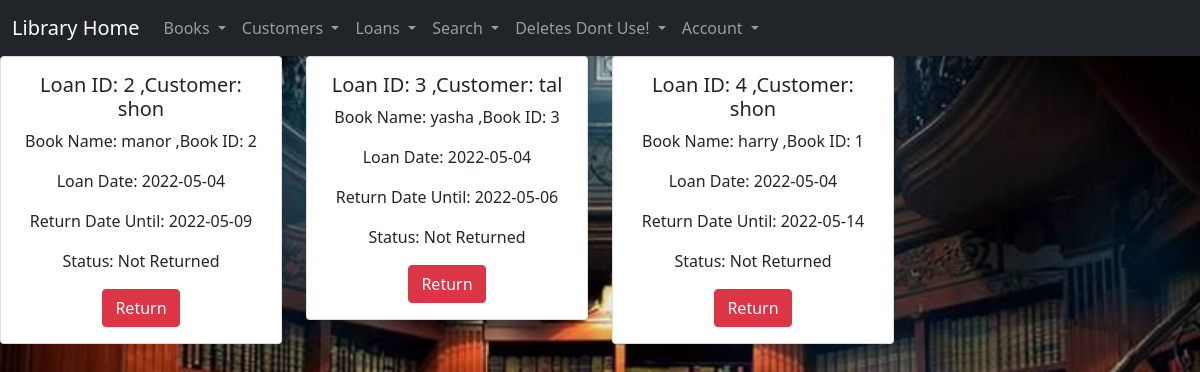
The page /loans (signed in) on the database its author committed.
### modules/books.py (models this page shows, shortened)
class Book(Base):
    __tablename__='books'
    id = Column(Integer , primary_key=True)
    name = Column(String)
    author = Column(String)
    year = Column(Integer)
    type = Column(Integer)

### modules/loans.py (models this page shows, shortened)
class Loan(Base):
    __tablename__='loans'
    id = Column(Integer , primary_key=True)
    book_id = Column(Integer , ForeignKey("books.id"))
    cust_id = Column(Integer,ForeignKey("customers.id"))
    loan_date = Column(Date)
    return_date = Column(Date)
    status = Column(String,default="Not Returned")

### modules/customers.py (models this page shows, shortened)
class Customer(Base):
    __tablename__='customers'
    id = Column(Integer , primary_key=True)
    name = Column(String)
    city = Column(String)
    age = Column(Integer)

### app.py (the view)
@app.route('/loans')
@login_required
def show_loans():
    results = session.query(books.Book,loans.Loan,customers.Customer).select_from(books.Book).join(loans.Loan).join(customers.Customer).all()
    session.close()
    return render_template('loans.html', results = results)

### app.py (called while the page is built)
@login_manager.user_loader
def load_user(user_id):
    user_id=session.query(User).filter(User.id==user_id).first()
    session.close()
    return user_id

### templates/loans.html (shortened to what this page needs)
{% extends "layout.html" %}
    {%block content %}
    <center><div class="row row-cols-1 row-cols-md-4 g-4">
        {% for book,loan,customer in results %}
        <div class="col">
            <div class="card">
                <div class="card-body">
                    <h5 class="card-title">Loan ID: {{loan.id}} ,Customer: {{ customer.name}}</h5>
                    <p class="card-text">Book Name: {{book.name}} ,Book ID: {{ book.id}}</p>
                    <p class="card-text"> Loan Date: {{ loan.loan_date }} </p>
                    <p class="card-text"> Return Date Until: {{ loan.return_date }}</p>
                    <p class="card-text"> Status: {{ loan.status }}</p>
                    <a class="btn btn-danger" href="{{ url_for('return_loan') }}">Return</a>
                </div>
            </div>
        </div>
        {% endfor %}
    </div></center>
    {% endblock %}

### templates/layout.html (style rules this page uses)
body { background-image: url('/static/library.jpg'); background-repeat: no-repeat; background-attachment: fixed; background-size: 100% 100%; }

### rows shown on the page
Book: id "2", name "shon", name "manor", loan_date "2022-05-04", return_date "2022-05-09", status "Not Returned"
Book: id "3", name "tal", name "yasha", loan_date "2022-05-04", return_date "2022-05-06", status "Not Returned"
Book: id "4", name "shon", name "harry", id "1", loan_date "2022-05-04", return_date "2022-05-14", status "Not Returned"
